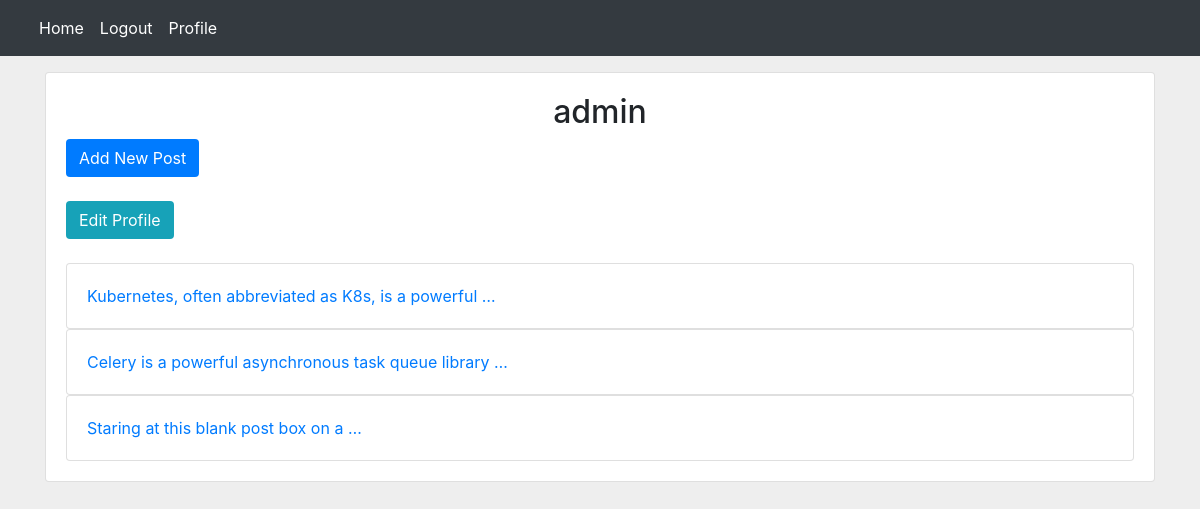
The app's page /account/profile/1/ (signed in) with its own data.
### home/models.py (models this page shows, shortened)
class Post(models.Model):
    user = models.ForeignKey(User, on_delete=models.CASCADE, related_name='posts')
    body = models.TextField()
    slug = models.SlugField()
    title = models.CharField(max_length=100, null=True, blank=True)  # proper format to add new field after migration
    created = models.DateTimeField(auto_now_add=True)
    updated = models.DateTimeField(auto_now=True)
    class Meta:
        ordering = ('-created',)  # model wide order_by filter
    def get_absolute_url(self):
        return reverse('home:post_detail', args=(self.id, self.slug))

### account/views.py (the view)
# urls.py: path('profile/<int:user_id>/', views.UserProfileView.as_view(), name='user_profile'),
class UserProfileView(LoginRequiredMixin, View):
    def get(self, request, user_id):
        user = get_object_or_404(User, id=user_id)
        posts = user.posts.all()
        is_following = False
        following_relation = Relation.objects.filter(from_user=request.user, to_user=user)
        if following_relation.exists():
            is_following = True
        return render(request, 'account/profile.html', {'user': user, 'posts': posts, "is_following": is_following})

### account/templates/account/profile.html (shortened to what this page needs)
{% extends 'base.html' %}
{% block content %}
    <div class="row">
        <div class="col-md-12">
            <div class="card gedf-card">
                <div class="card-body">
                    <h2 class="text-center">{{ user.username }}</h2>
                    {% if request.user.id == user.id %}
                        <a href="{% url 'home:post_create' %}" class="btn bg-primary text-white">Add New Post</a> <br>
                        <br>
                        <a href="{% url 'account:edit_profile' %}" class="btn bg-info text-white">Edit Profile</a> <br>
                        <br>
                    {% endif %}
                    {% for post in posts %}
                        <div class="card">
                            <a href="{{ post.get_absolute_url }}" class="card-body">{{ post.body|truncatewords:8 }}</a>
                        </div>
                    {% endfor %}
                </div>
            </div>
        </div>
    </div>
{% endblock %}

### templates/base.html (style rules this page uses)
body { background-color: #eeeeee; }
@media (min-width: 992px) { .gedf-card { margin-bottom: 2.77rem; } }

### records on screen
Post: body "Kubernetes, often abbreviated as K8s, is a powerful …"
Post: body "Celery is a powerful asynchronous task queue library …"
Post: body "Staring at this blank post box on a …"

### other values on screen
{{ user.username }} "admin"
